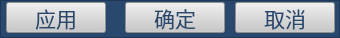
  <widget class="QFrame" name="frame_2">
   <property name="geometry">
    <rect>
     <x>673</x>
     <y>670</y>
     <width>340</width>
     <height>38</height>
    </rect>
   </property>
   <property name="styleSheet">
    <string notr="true">background: rgb(40, 72, 110);
color: rgb(220, 220, 220);</string>
   </property>
   <property name="frameShape">
    <enum>QFrame::StyledPanel</enum>
   </property>
   <property name="frameShadow">
    <enum>QFrame::Raised</enum>
   </property>
   <widget class="QPushButton" name="pb_cancel">
    <property name="geometry">
     <rect>
      <x>235</x>
      <y>2</y>
      <width>100</width>
      <height>31</height>
     </rect>
    </property>
    <property name="font">
     <font>
      <family>Tahoma</family>
      <pointsize>16</pointsize>
     </font>
    </property>
    <property name="cursor">
     <cursorShape>PointingHandCursor</cursorShape>
    </property>
    <property name="styleSheet">
     <string notr="true">background: rgb(200,200,200);
color: rgb(40,72,110);</string>
    </property>
    <property name="text">
     <string>取消</string>
    </property>
   </widget>
   <widget class="QPushButton" name="pb_apply">
    <property name="geometry">
     <rect>
      <x>6</x>
      <y>2</y>
      <width>100</width>
      <height>31</height>
     </rect>
    </property>
    <property name="font">
     <font>
      <family>Tahoma</family>
      <pointsize>16</pointsize>
     </font>
    </property>
    <property name="cursor">
     <cursorShape>PointingHandCursor</cursorShape>
    </property>
    <property name="styleSheet">
     <string notr="true">background: rgb(200,200,200);
color: rgb(40,72,110);</string>
    </property>
    <property name="text">
     <string>应用</string>
    </property>
   </widget>
   <widget class="QPushButton" name="pb_ok">
    <property name="geometry">
     <rect>
      <x>125</x>
      <y>2</y>
      <width>100</width>
      <height>31</height>
     </rect>
    </property>
    <property name="font">
     <font>
      <family>Tahoma</family>
      <pointsize>16</pointsize>
     </font>
    </property>
    <property name="cursor">
     <cursorShape>PointingHandCursor</cursorShape>
    </property>
    <property name="styleSheet">
     <string notr="true">background: rgb(200,200,200);
color: rgb(40,72,110);</string>
    </property>
    <property name="text">
     <string>确定</string>
    </property>
   </widget>
  </widget>
